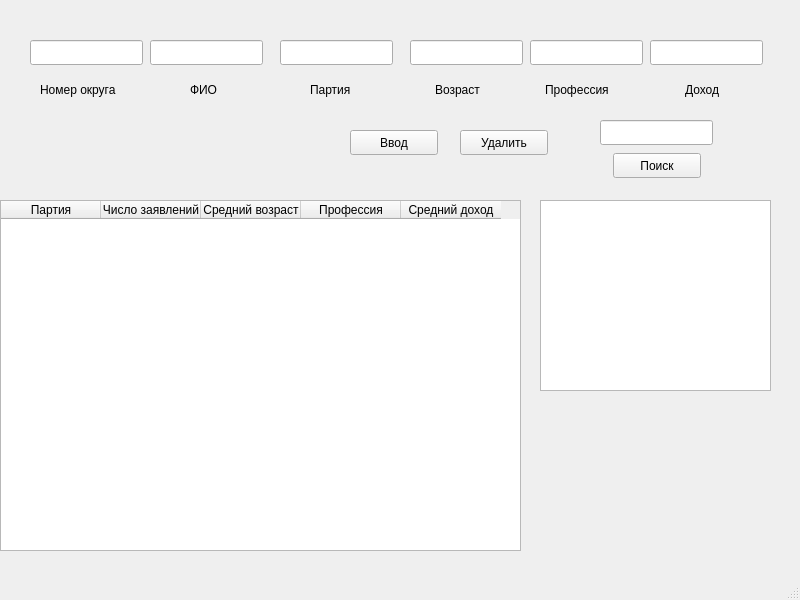
<?xml version="1.0" encoding="UTF-8"?>
<ui version="4.0">
 <class>MainWindow</class>
 <widget class="QMainWindow" name="MainWindow">
  <property name="geometry">
   <rect>
    <x>0</x>
    <y>0</y>
    <width>800</width>
    <height>600</height>
   </rect>
  </property>
  <property name="windowTitle">
   <string>MainWindow</string>
  </property>
  <widget class="QWidget" name="centralwidget">
   <widget class="QTableWidget" name="tableWidget">
    <property name="geometry">
     <rect>
      <x>0</x>
      <y>200</y>
      <width>521</width>
      <height>351</height>
     </rect>
    </property>
    <column>
     <property name="text">
      <string>Партия</string>
     </property>
    </column>
    <column>
     <property name="text">
      <string>Число заявлений</string>
     </property>
    </column>
    <column>
     <property name="text">
      <string>Средний возраст</string>
     </property>
    </column>
    <column>
     <property name="text">
      <string>Профессия</string>
     </property>
    </column>
    <column>
     <property name="text">
      <string>Средний доход</string>
     </property>
    </column>
   </widget>
   <widget class="QLineEdit" name="lineEdit">
    <property name="geometry">
     <rect>
      <x>30</x>
      <y>40</y>
      <width>113</width>
      <height>25</height>
     </rect>
    </property>
   </widget>
   <widget class="QPushButton" name="pushButton">
    <property name="geometry">
     <rect>
      <x>350</x>
      <y>130</y>
      <width>88</width>
      <height>25</height>
     </rect>
    </property>
    <property name="text">
     <string>Ввод</string>
    </property>
   </widget>
   <widget class="QLabel" name="label">
    <property name="geometry">
     <rect>
      <x>40</x>
      <y>80</y>
      <width>101</width>
      <height>20</height>
     </rect>
    </property>
    <property name="text">
     <string>Номер округа</string>
    </property>
   </widget>
   <widget class="QLabel" name="label_2">
    <property name="geometry">
     <rect>
      <x>190</x>
      <y>80</y>
      <width>66</width>
      <height>20</height>
     </rect>
    </property>
    <property name="text">
     <string>ФИО</string>
    </property>
   </widget>
   <widget class="QLabel" name="label_3">
    <property name="geometry">
     <rect>
      <x>310</x>
      <y>80</y>
      <width>66</width>
      <height>20</height>
     </rect>
    </property>
    <property name="text">
     <string>Партия</string>
    </property>
   </widget>
   <widget class="QLabel" name="label_4">
    <property name="geometry">
     <rect>
      <x>435</x>
      <y>80</y>
      <width>66</width>
      <height>20</height>
     </rect>
    </property>
    <property name="text">
     <string>Возраст</string>
    </property>
   </widget>
   <widget class="QLabel" name="label_5">
    <property name="geometry">
     <rect>
      <x>545</x>
      <y>80</y>
      <width>80</width>
      <height>20</height>
     </rect>
    </property>
    <property name="text">
     <string>Профессия</string>
    </property>
   </widget>
   <widget class="QLabel" name="label_6">
    <property name="geometry">
     <rect>
      <x>685</x>
      <y>80</y>
      <width>66</width>
      <height>20</height>
     </rect>
    </property>
    <property name="text">
     <string>Доход</string>
    </property>
   </widget>
   <widget class="QLineEdit" name="lineEdit_2">
    <property name="geometry">
     <rect>
      <x>150</x>
      <y>40</y>
      <width>113</width>
      <height>25</height>
     </rect>
    </property>
   </widget>
   <widget class="QLineEdit" name="lineEdit_3">
    <property name="geometry">
     <rect>
      <x>280</x>
      <y>40</y>
      <width>113</width>
      <height>25</height>
     </rect>
    </property>
   </widget>
   <widget class="QLineEdit" name="lineEdit_4">
    <property name="geometry">
     <rect>
      <x>410</x>
      <y>40</y>
      <width>113</width>
      <height>25</height>
     </rect>
    </property>
   </widget>
   <widget class="QLineEdit" name="lineEdit_5">
    <property name="geometry">
     <rect>
      <x>530</x>
      <y>40</y>
      <width>113</width>
      <height>25</height>
     </rect>
    </property>
   </widget>
   <widget class="QLineEdit" name="lineEdit_6">
    <property name="geometry">
     <rect>
      <x>650</x>
      <y>40</y>
      <width>113</width>
      <height>25</height>
     </rect>
    </property>
   </widget>
   <widget class="QLineEdit" name="lineEdit_7">
    <property name="geometry">
     <rect>
      <x>600</x>
      <y>120</y>
      <width>113</width>
      <height>25</height>
     </rect>
    </property>
   </widget>
   <widget class="QPushButton" name="pushButton_2">
    <property name="geometry">
     <rect>
      <x>613</x>
      <y>153</y>
      <width>88</width>
      <height>25</height>
     </rect>
    </property>
    <property name="text">
     <string>Поиск</string>
    </property>
   </widget>
   <widget class="QTextEdit" name="textEdit">
    <property name="geometry">
     <rect>
      <x>540</x>
      <y>200</y>
      <width>231</width>
      <height>191</height>
     </rect>
    </property>
   </widget>
   <widget class="QPushButton" name="pushButton_3">
    <property name="geometry">
     <rect>
      <x>460</x>
      <y>130</y>
      <width>88</width>
      <height>25</height>
     </rect>
    </property>
    <property name="text">
     <string>Удалить</string>
    </property>
   </widget>
  </widget>
  <widget class="QMenuBar" name="menubar">
   <property name="geometry">
    <rect>
     <x>0</x>
     <y>0</y>
     <width>800</width>
     <height>22</height>
    </rect>
   </property>
  </widget>
  <widget class="QStatusBar" name="statusbar"/>
 </widget>
 <resources/>
 <connections/>
</ui>
